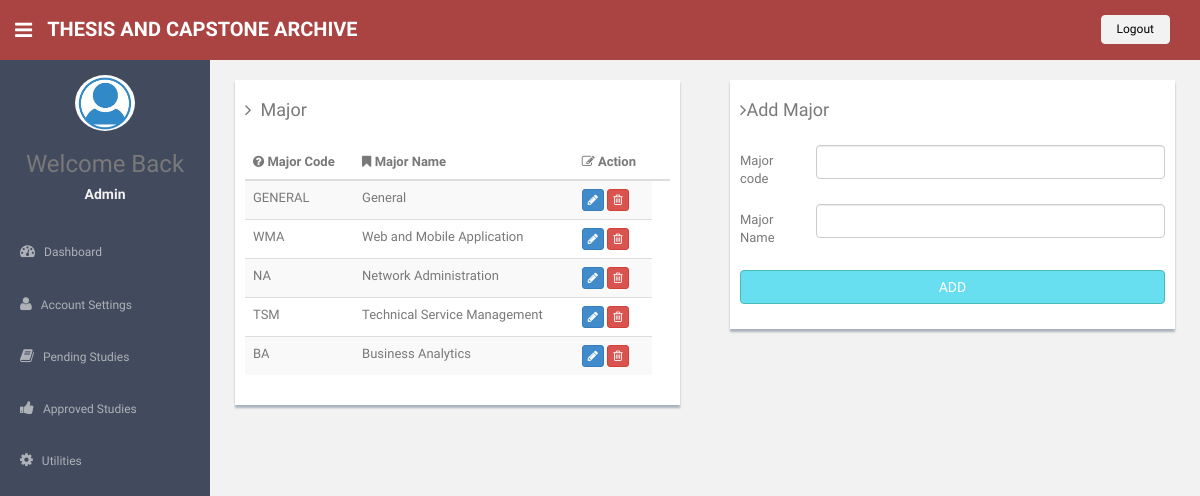
Screenshot of /major.php (signed in) with the database file from the repository.
### tables this page shows
CREATE TABLE `tblmajor` (
  `mid` int(3) NOT NULL,
  `mcode` varchar(8) NOT NULL,
  `mname` varchar(30) NOT NULL
);

### major.php (the view, shortened to what this page needs)
<?php
include('./include/db.php');
include('./include/header.php');
?>
<section id="main-content">
                          <section class="wrapper">
                            <div class="row mt">
                  <div class="col-lg-6">
                      <div class="form-panel">
                          <table class="table table-striped table-advance table-hover">
	                  	  	   <h4 class="mb"><i class="fa fa-angle-right"></i>&ensp;Major</h4>
                              <thead>
                              <tr>
                                  <th><i class="fa fa-question-circle"></i> Major Code</th>
                                  <th><i class="fa fa-bookmark"></i> Major Name</th>
								   <th><i class=" fa fa-edit"></i> Action</th>
                                  <th></th>
                              </tr>
                              </thead>
                              <tbody>
							  <?php
							  $sql = "SELECT * FROM tblmajor";
								$result = $conn->query($sql);
								if ($result->num_rows > 0) {
										while($row = $result->fetch_assoc()) {
										$mid=$row["mid"] ;
										$mcode=$row["mcode"];
										$mname=$row["mname"];
									 echo '<tr>';
									 echo'<td>'.$mcode.'</td>';
									 echo'<td>'.$mname.'</td>';
									 echo '<td>';
									  echo "<button class='btn btn-primary btn-xs'  data-toggle='modal' data-target='#edit{$mid}'>";
									 echo '<i class="fa fa-pencil">';
									 echo '</i>';
									 echo'</button>';
									   echo " <button class='btn btn-danger btn-xs'  data-toggle='modal' data-target='#delete{$mid}'>";
									 echo '<i class="fa fa-trash-o">';
									 echo '</i>';
									 echo'</button>';
									  include('./include/majormodal.php');
									 echo'</td>';
									 echo'</tr>';
							 }
							}else {
									echo '0 results';
									}
							  ?>
				  <div class="col-lg-6">
          			<div class="form-panel">
					<form class="form-horizontal tasi-form" method="post">
                  	  <h4 class="mb"><i class="fa fa-angle-right"></i>Add Major</h4>
                              <div class="form-group">
                                  <label class="col-sm-2 control-label col-lg-2" for="inputSuccess">Major code</label>
                                  <div class="col-lg-10">
                                      <input type="text" class="form-control" name="mcode">
                                  </div>
                              </div>
                              <div class="form-group">
                                  <label class="col-sm-2 control-label col-lg-2" for="inputWarning">Major Name</label>
                                  <div class="col-lg-10">
                                      <input type="text" class="form-control" name="mname">
                                  </div>
                              </div>
							  <div class="form-group">
                               <label class="col-sm- control-label col-lg-4" for="inputError"></label>
                                  <div class="col-lg-12">
								   <button class="btn btn-theme btn-block" type="submit" name="submit" value="add">ADD</button>
								   </div>
                              </div>
                          </form>
							</div>
						</div>
      </section>
	   </section>
  <?php
  include ('./include/footer.php');
  ?>

### assets/css/style.css (style rules this page uses)
body { color: #797979; background: #f2f2f2; font-family: 'Ruda', sans-serif; padding: 0px !important; margin: 0px !important; font-size:13px; }
.btn-theme { color: #fff; background-color: #68dff0; border-color: #48bcb4; }
.mt { margin-top: 25px; }
.mb { margin-bottom: 25px; }
#main-content { margin-left: 210px; }
.wrapper { display: inline-block; margin-top: 45px; padding-left: 15px; padding-right: 15px; padding-bottom: 15px; padding-top: 0px; width: 100%; }
.form-panel { background: #ffffff; margin: 10px; padding: 10px; box-shadow: 0px 3px 2px #aab2bd; text-align: left; }
label { font-weight: 400; }
@media (min-width: 768px) { .form-horizontal .control-label { text-align: left; } }

### rows the page displays
tblmajor: mcode "GENERAL", mname "General"
tblmajor: mcode "WMA", mname "Web and Mobile Application"
tblmajor: mcode "NA", mname "Network Administration"
tblmajor: mcode "TSM", mname "Technical Service Management"
tblmajor: mcode "BA", mname "Business Analytics"

### other values shown
$_SESSION['name'] "Admin"
